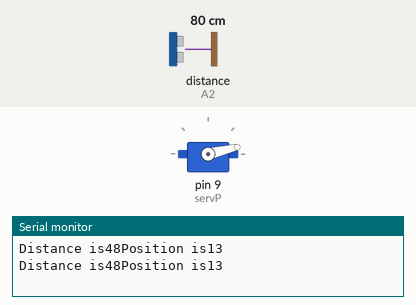
Recording of a sketch running on a simulated Arduino Uno, built with avr-gcc and run on an emulated ATmega328P. Shown: servo, the last lines printed to the serial monitor. Wiring (inferred from the names in the program): ultrasonic range finder: trigger A5; echo A2. Inputs (shaded band) come from the test bench; at power-on: distance to the obstacle (sensor on A2) 80 cm. The echo pulse lasts 58.3 µs per cm.

Above: at 1.8 s.
1.9 s: distance to the obstacle (sensor on A2) set to 120 cm
At 2.4 s:
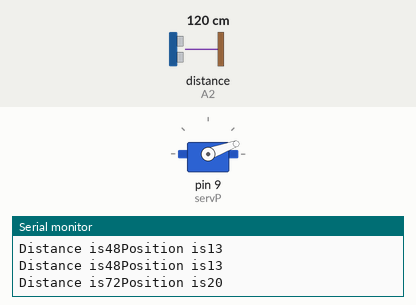
3.5 s: distance to the obstacle (sensor on A2) set to 250 cm
At 5.3 s:
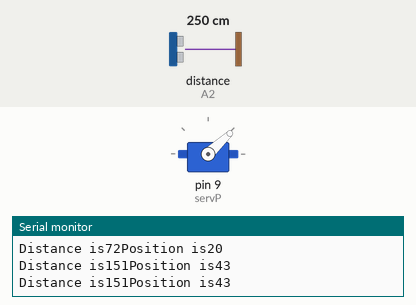
Timing chart, 0 to 6.8 s (numbered marks = the images above; inputs shaded):
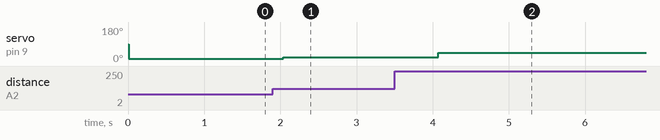

Measured:
- after the input at 1.9 s, servo on pin 9 (servP): 13° → 20° after 0.14 s
- after the input at 3.5 s, servo on pin 9 (servP): 20° → 43° after 0.57 s

The sketch:

distance_sensor1.ino
```cpp
// C++ code
//
#include<Servo.h>
Servo servo;
#define trig A5
#define echo A2
#define servP 9
long time , dist;
void setup()
{
  pinMode(trig, OUTPUT);
  pinMode(echo, INPUT);
  Serial.begin(9600);
  servo.attach(servP);
}
void loop()
{
  digitalWrite(trig, LOW);
  delay(6);
  digitalWrite(trig, HIGH);
  delayMicroseconds(20);
  digitalWrite(trig ,LOW);
  time = pulseIn(echo , HIGH);
  dist = time / 3/ 32.1;
  Serial.print("Distance is");
  Serial.print(dist);
  unsigned char pos = map(dist , 4,440, 0,130);
  servo.write(pos);
  Serial.print("Position is");
  Serial.println(pos ,DEC);
  delay(1000);
}
```
